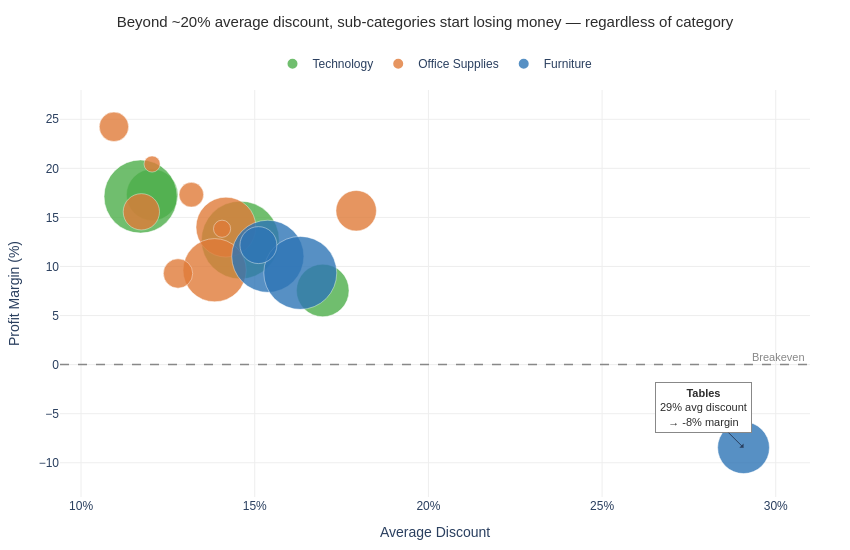

Here is the notebook cell this chart was saved with:
### Markdown cell above
### Q2 — Does discount level affect profit margin across categories, and is there a tipping point where discounts destroy profit?

### Code cell
# Aggregate: average discount and profit margin per Sub-Category, sized by total sales
agg2 = (df.groupby(['Sub-Category', 'Category'])
        .agg(Avg_Discount=('Discount', 'mean'),
             Total_Sales=('Sales', 'sum'),
             Total_Profit=('Profit', 'sum'))
        .reset_index())
agg2['Profit_Margin_%'] = agg2['Total_Profit'] / agg2['Total_Sales'] * 100

# CVD-safe categorical palette for the 3 categories
color_map = {
    'Furniture': '#2E75B6',        # blue
    'Office Supplies': '#E07B39',  # orange
    'Technology': '#4DAF4A'        # green (distinct enough from blue/orange, CVD-checked)
}

# ── Step 1: Plotly Express base chart ─────────────────────────────────────
fig = px.scatter(
    agg2,
    x='Avg_Discount', y='Profit_Margin_%',
    size='Total_Sales', color='Category',
    color_discrete_map=color_map,
    hover_name='Sub-Category',
    labels={'Avg_Discount': 'Average Discount', 'Profit_Margin_%': 'Profit Margin (%)'},
    size_max=55
)

# ── Step 2: Reference line — the tipping point where margin turns negative ─
fig.add_hline(
    y=0, line_dash='dash', line_color='#888888', line_width=1.5,
    annotation=dict(text='Breakeven', font=dict(size=11, color='#888888'),
                     xanchor='left', yanchor='bottom', x=0.92)
)

# ── Step 3: Annotate the clearest tipping-point example ────────────────────
worst = agg2.loc[agg2['Profit_Margin_%'].idxmin()]
fig.add_annotation(
    x=worst['Avg_Discount'], y=worst['Profit_Margin_%'],
    text=f"<b>{worst['Sub-Category']}</b><br>{worst['Avg_Discount']:.0%} avg discount<br>→ {worst['Profit_Margin_%']:.0f}% margin",
    showarrow=True, arrowhead=1, ax=-40, ay=-40,
    font=dict(size=11, family='Arial', color='#2C2C2C'),
    bgcolor='white', bordercolor='#888888', borderwidth=1, borderpad=4
)

# ── Step 4: Customisation ──────────────────────────────────────────────────
fig.update_traces(marker=dict(opacity=0.8, line=dict(width=0.5, color='white')))

fig.update_layout(
    title=dict(
        text='Beyond ~20% average discount, sub-categories start losing money — regardless of category',
        font=dict(family='Arial', size=15, color='#2C2C2C'),
        x=0.5, xanchor='center', y=0.97
    ),
    font=dict(family='Arial', size=12),
    plot_bgcolor='white', paper_bgcolor='white',
    xaxis=dict(title='Average Discount', tickformat='.0%', gridcolor='#EEEEEE'),
    yaxis=dict(title='Profit Margin (%)', gridcolor='#EEEEEE', zeroline=False),
    legend=dict(title='', orientation='h', y=1.1, x=0.5, xanchor='center'),
    margin=dict(l=60, r=40, t=90, b=50),
    height=550, width=850
)

fig.show()

### Figure 1 — Plotly figure (JSON) as saved in the notebook; plotly's stock layout.template omitted (floating-point values rounded to 4 significant figures)
{"data": [{"hovertemplate": "<b>%{hovertext}</b><br><br>Category=Technology<br>Average Discount=%{x}<br>Profit Margin (%)=%{y}<br>Total_Sales=%{marker.size}<extra></extra>", "hovertext": ["Accessories", "Copiers", "Machines", "Phones"], "legendgroup": "Technology", "marker": {"color": "#4DAF4A", "line": {"color": "white", "width": 0.5}, "opacity": 0.8, "size": [749307, 1509439, 779071, 1706874], "sizemode": "area", "sizeref": 564.3, "symbol": "circle"}, "mode": "markers", "name": "Technology", "orientation": "v", "showlegend": true, "type": "scatter", "x": [0.1205, 0.1171, 0.1696, 0.1458], "xaxis": "x", "y": [17.3, 17.13, 7.556, 12.7], "yaxis": "y"}, {"hovertemplate": "<b>%{hovertext}</b><br><br>Category=Office Supplies<br>Average Discount=%{x}<br>Profit Margin (%)=%{y}<br>Total_Sales=%{marker.size}<extra></extra>", "hovertext": ["Appliances", "Art", "Binders", "Envelopes", "Fasteners", "Labels", "Paper", "Storage", "Supplies"], "legendgroup": "Office Supplies", "marker": {"color": "#E07B39", "line": {"color": "white", "width": 0.5}, "opacity": 0.8, "size": [1011081, 372163, 461952, 170926, 83254, 73433, 244307, 1127124, 243090], "sizemode": "area", "sizeref": 564.3, "symbol": "circle"}, "mode": "markers", "name": "Office Supplies", "orientation": "v", "showlegend": true, "type": "scatter", "x": [0.1417, 0.1174, 0.1792, 0.1317, 0.1406, 0.1204, 0.1095, 0.1385, 0.1279], "xaxis": "x", "y": [14.01, 15.57, 15.68, 17.32, 13.84, 20.44, 24.23, 9.623, 9.29], "yaxis": "y"}, {"hovertemplate": "<b>%{hovertext}</b><br><br>Category=Furniture<br>Average Discount=%{x}<br>Profit Margin (%)=%{y}<br>Total_Sales=%{marker.size}<extra></extra>", "hovertext": ["Bookcases", "Chairs", "Furnishings", "Tables"], "legendgroup": "Furniture", "marker": {"color": "#2E75B6", "line": {"color": "white", "width": 0.5}, "opacity": 0.8, "size": [1466559, 1501682, 385609, 757034], "sizemode": "area", "sizeref": 564.3, "symbol": "circle"}, "mode": "markers", "name": "Furniture", "orientation": "v", "showlegend": true, "type": "scatter", "x": [0.1538, 0.1631, 0.1511, 0.2907], "xaxis": "x", "y": [11.04, 9.349, 12.18, -8.465], "yaxis": "y"}], "layout": {"annotations": [{"font": {"color": "#888888", "size": 11}, "showarrow": false, "text": "Breakeven", "x": 0.92, "xanchor": "left", "xref": "x domain", "y": 0, "yanchor": "bottom", "yref": "y"}, {"arrowhead": 1, "ax": -40, "ay": -40, "bgcolor": "white", "bordercolor": "#888888", "borderpad": 4, "borderwidth": 1, "font": {"color": "#2C2C2C", "family": "Arial", "size": 11}, "showarrow": true, "text": "<b>Tables</b><br>29% avg discount<br>→ -8% margin", "x": 0.2907, "y": -8.465}], "font": {"family": "Arial", "size": 12}, "height": 550, "legend": {"itemsizing": "constant", "orientation": "h", "title": {"text": ""}, "tracegroupgap": 0, "x": 0.5, "xanchor": "center", "y": 1.1}, "margin": {"b": 50, "l": 60, "r": 40, "t": 90}, "paper_bgcolor": "white", "plot_bgcolor": "white", "shapes": [{"line": {"color": "#888888", "dash": "dash", "width": 1.5}, "type": "line", "x0": 0, "x1": 1, "xref": "x domain", "y0": 0, "y1": 0, "yref": "y"}], "title": {"font": {"color": "#2C2C2C", "family": "Arial", "size": 15}, "text": "Beyond ~20% average discount, sub-categories start losing money — regardless of category", "x": 0.5, "xanchor": "center", "y": 0.97}, "width": 850, "xaxis": {"anchor": "y", "domain": [0, 1], "gridcolor": "#EEEEEE", "tickformat": ".0%", "title": {"text": "Average Discount"}}, "yaxis": {"anchor": "x", "domain": [0, 1], "gridcolor": "#EEEEEE", "title": {"text": "Profit Margin (%)"}, "zeroline": false}}}
